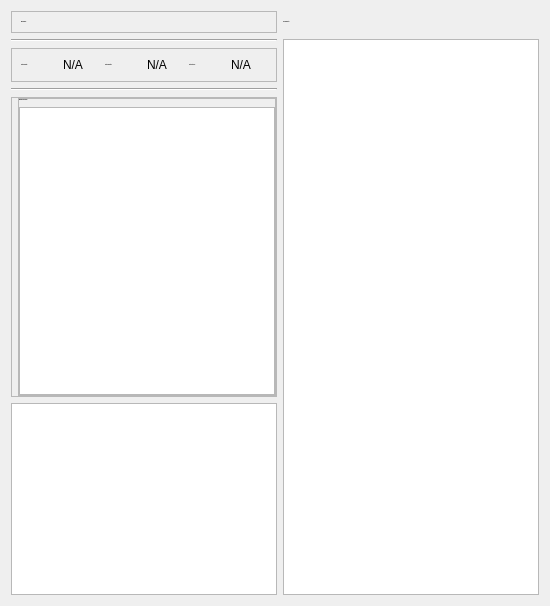
             <widget class="QWidget" name="dashboardP">
              <layout class="QGridLayout" name="gridLayout_7">
               <item row="4" column="0">
                <widget class="QFrame" name="salesChart">
                 <property name="sizePolicy">
                  <sizepolicy hsizetype="Preferred" vsizetype="Maximum">
                   <horstretch>0</horstretch>
                   <verstretch>0</verstretch>
                  </sizepolicy>
                 </property>
                 <property name="minimumSize">
                  <size>
                   <width>0</width>
                   <height>300</height>
                  </size>
                 </property>
                 <property name="frameShape">
                  <enum>QFrame::StyledPanel</enum>
                 </property>
                 <property name="frameShadow">
                  <enum>QFrame::Raised</enum>
                 </property>
                 <layout class="QHBoxLayout" name="horizontalLayout_9">
                  <property name="leftMargin">
                   <number>0</number>
                  </property>
                  <property name="topMargin">
                   <number>0</number>
                  </property>
                  <property name="rightMargin">
                   <number>0</number>
                  </property>
                  <property name="bottomMargin">
                   <number>0</number>
                  </property>
                  <item>
                   <widget class="QFrame" name="plot_sales">
                    <property name="styleSheet">
                     <string notr="true">QFrame {
    border: 1px solid #d5c8ff;
    border-radius: 6px;
}
</string>
                    </property>
                    <property name="frameShape">
                     <enum>QFrame::StyledPanel</enum>
                    </property>
                    <property name="frameShadow">
                     <enum>QFrame::Raised</enum>
                    </property>
                   </widget>
                  </item>
                  <item alignment="Qt::AlignRight">
                   <widget class="QFrame" name="frame_17">
                    <property name="sizePolicy">
                     <sizepolicy hsizetype="Minimum" vsizetype="Preferred">
                      <horstretch>0</horstretch>
                      <verstretch>0</verstretch>
                     </sizepolicy>
                    </property>
                    <property name="frameShape">
                     <enum>QFrame::StyledPanel</enum>
                    </property>
                    <property name="frameShadow">
                     <enum>QFrame::Raised</enum>
                    </property>
                    <layout class="QVBoxLayout" name="verticalLayout_7">
                     <property name="leftMargin">
                      <number>0</number>
                     </property>
                     <property name="topMargin">
                      <number>0</number>
                     </property>
                     <property name="rightMargin">
                      <number>0</number>
                     </property>
                     <property name="bottomMargin">
                      <number>0</number>
                     </property>
                     <item>
                      <widget class="QLabel" name="label_59">
                       <property name="font">
                        <font>
                         <family>Segoe UI</family>
                         <pointsize>-1</pointsize>
                         <weight>75</weight>
                         <bold>true</bold>
                        </font>
                       </property>
                       <property name="text">
                        <string>Expiring Products</string>
                       </property>
                      </widget>
                     </item>
                     <item>
                      <widget class="QListView" name="expiringLst">
                       <property name="sizePolicy">
                        <sizepolicy hsizetype="Minimum" vsizetype="Expanding">
                         <horstretch>0</horstretch>
                         <verstretch>0</verstretch>
                        </sizepolicy>
                       </property>
                      </widget>
                     </item>
                    </layout>
                   </widget>
                  </item>
                 </layout>
                </widget>
               </item>
               <item row="1" column="0">
                <widget class="Line" name="line_6">
                 <property name="orientation">
                  <enum>Qt::Horizontal</enum>
                 </property>
                </widget>
               </item>
               <item row="5" column="0">
                <widget class="QTableView" name="recentInv"/>
               </item>
               <item row="3" column="0">
                <widget class="Line" name="line_5">
                 <property name="orientation">
                  <enum>Qt::Horizontal</enum>
                 </property>
                </widget>
               </item>
               <item row="2" column="0">
                <widget class="QFrame" name="frame_14">
                 <property name="frameShape">
                  <enum>QFrame::StyledPanel</enum>
                 </property>
                 <property name="frameShadow">
                  <enum>QFrame::Raised</enum>
                 </property>
                 <layout class="QGridLayout" name="gridLayout_6">
                  <item row="0" column="2">
                   <widget class="QLabel" name="label_50">
                    <property name="font">
                     <font>
                      <family>Segoe UI</family>
                      <pointsize>-1</pointsize>
                      <weight>75</weight>
                      <bold>true</bold>
                     </font>
                    </property>
                    <property name="text">
                     <string>Total Quantity:</string>
                    </property>
                   </widget>
                  </item>
                  <item row="0" column="4">
                   <widget class="QLabel" name="label_51">
                    <property name="font">
                     <font>
                      <family>Segoe UI</family>
                      <pointsize>-1</pointsize>
                      <weight>75</weight>
                      <bold>true</bold>
                     </font>
                    </property>
                    <property name="text">
                     <string>Out Of Stock:</string>
                    </property>
                   </widget>
                  </item>
                  <item row="0" column="3">
                   <widget class="QLabel" name="totalQtyD">
                    <property name="text">
                     <string>N/A</string>
                    </property>
                   </widget>
                  </item>
                  <item row="0" column="5">
                   <widget class="QLabel" name="outD">
                    <property name="text">
                     <string>N/A</string>
                    </property>
                   </widget>
                  </item>
                  <item row="0" column="1">
                   <widget class="QLabel" name="totalProdD">
                    <property name="text">
                     <string>N/A</string>
                    </property>
                   </widget>
                  </item>
                  <item row="0" column="0">
                   <widget class="QLabel" name="label_49">
                    <property name="font">
                     <font>
                      <family>Segoe UI</family>
                      <pointsize>-1</pointsize>
                      <weight>75</weight>
                      <bold>true</bold>
                     </font>
                    </property>
                    <property name="text">
                     <string>Total Product:</string>
                    </property>
                   </widget>
                  </item>
                 </layout>
                </widget>
               </item>
               <item row="0" column="0">
                <widget class="QFrame" name="frame_15">
                 <property name="frameShape">
                  <enum>QFrame::StyledPanel</enum>
                 </property>
                 <property name="frameShadow">
                  <enum>QFrame::Raised</enum>
                 </property>
                 <layout class="QHBoxLayout" name="horizontalLayout_5">
                  <item>
                   <widget class="QLabel" name="label_64">
                    <property name="font">
                     <font>
                      <family>Segoe UI</family>
                      <pointsize>-1</pointsize>
                      <weight>75</weight>
                      <bold>true</bold>
                     </font>
                    </property>
                    <property name="text">
                     <string>Dashboard</string>
                    </property>
                   </widget>
                  </item>
                 </layout>
                </widget>
               </item>
               <item row="1" column="1" rowspan="5" alignment="Qt::AlignRight">
                <widget class="QListView" name="topProd"/>
               </item>
               <item row="0" column="1">
                <widget class="QLabel" name="label_58">
                 <property name="font">
                  <font>
                   <family>Segoe UI</family>
                   <pointsize>-1</pointsize>
                   <weight>75</weight>
                   <bold>true</bold>
                  </font>
                 </property>
                 <property name="text">
                  <string>Top Products</string>
                 </property>
                </widget>
               </item>
              </layout>
             </widget>
